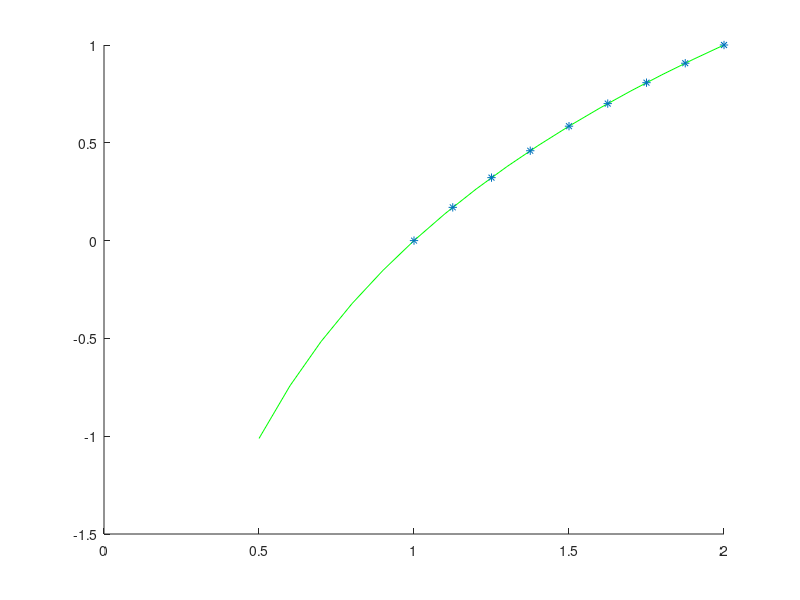

This figure's MATLAB source: (Note: this script raises an error after producing the figure.)
%% Polinomi interpolador (metode de Vandermonde)
clear all
x=[1.0 1.125 1.250 1.375 1.500 1.625 1.750 1.875 2.0];
y=[0 0.169925 0.321928 0.459432 0.584962 0.700440 0.807355 0.906891 1.0];

V=vander(x)
cp=V\y'  %coeficients del polinomi interpolador

valor = polyval(cp,3) %valor del polinomi en 3

%% grafica
t=0.5:0.1:2;
pt=polyval(cp,t);
hold on
plot(t,pt,'g',x,y,'*')

USAR VANDERMONDE PARA LOS COEFICIENTES DE DIF DIV PERO DIF DIV PARA LA TABLA DE 
DIFERENCIAS DIVIDIDAS.